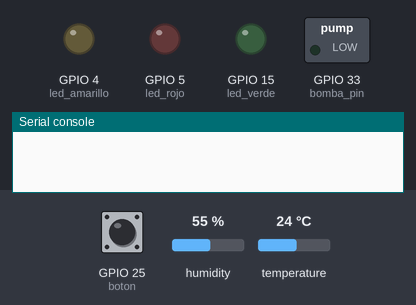
A program run on a simulated ESP32 board running MicroPython. Parts: switched loads named in the program (green lamp = pin HIGH), output pins drawn as LEDs (lit = HIGH), the last lines printed to the serial console. The test bench sets the inputs (shaded band); at power-on: humidity 55 %, GPIO 25 (boton) HIGH, temperature 24 °C.

Above: at 1.2 s.
1.3 s: humidity set to 36 %
4.3 s: humidity set to 33 %
At 7.1 s:
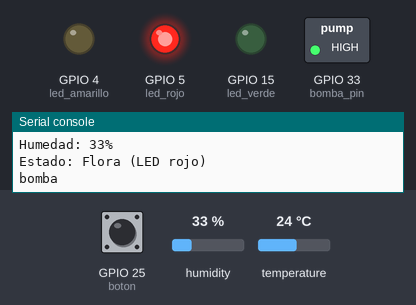
7.5 s: GPIO 25 (boton) pulled LOW for 2.6 s
At 9.5 s:
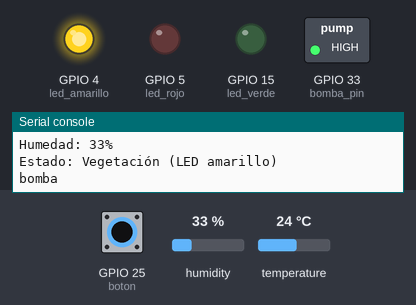
11.6 s: humidity set to 88 %
14.6 s: humidity set to 91 %
At 16.6 s:
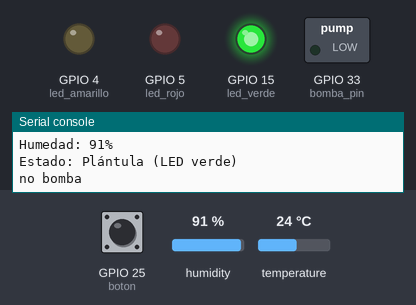
17.6 s: humidity set to 22 %
At 18.9 s:
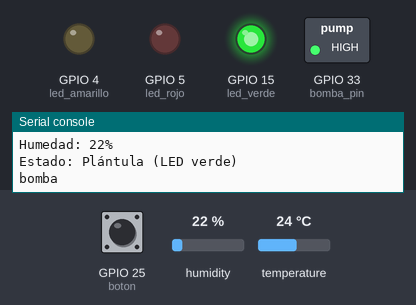
Timing chart, 0 to 20.6 s (numbered marks = the images above; inputs shaded):
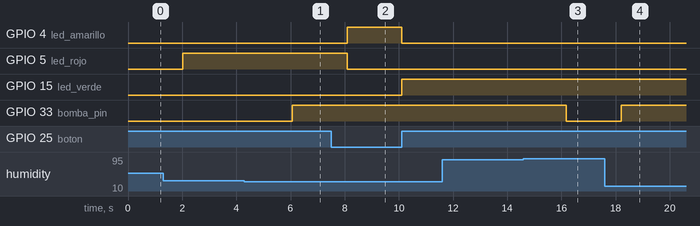

Measured:
- the behaviour switches between 35 and 34 % on humidity (found by bisection; images 0 and 1)
- the behaviour switches between 89 and 90 % on humidity (found by bisection; images 2 and 3)
- after the input at 4.3 s, GPIO 33 (bomba_pin): LOW → HIGH after 1.8 s
- after the input at 7.5 s, GPIO 4 (led_amarillo): LOW → HIGH after 0.59 s, → LOW 2.0 s later; GPIO 5 (led_rojo): HIGH → LOW after 0.59 s; GPIO 15 (led_verde): LOW → HIGH after 2.6 s
- after the input at 14.6 s, GPIO 33 (bomba_pin): HIGH → LOW after 1.6 s
- after the input at 17.6 s, GPIO 33 (bomba_pin): LOW → HIGH after 0.61 s

The program:

SensorHumedad.py
```python
from machine import Pin
from time import sleep

import dht

# Configuración de pines
sensor = dht.DHT11(Pin(32))
boton = Pin(25, Pin.IN, Pin.PULL_UP)
led_rojo = Pin(5, Pin.OUT)
led_amarillo = Pin(4, Pin.OUT)
led_verde = Pin(15, Pin.OUT)
bomba_pin = Pin(33, Pin.OUT)  # Pin para la bomba de agua

# Inicialización de variables
bandera = 0
humedad = 0
bomba_agua = 0

while True:
    sleep(2)
    # Detecta si el botón está presionado
    if boton.value() == 0:
        print("boton")
        # Cambia el estado de bandera en ciclo
        if bandera == 0:
            bandera = 1
        elif bandera == 1:
            bandera = 2
        elif bandera == 2:
            bandera = 0

    try:
        # Medir humedad y temperatura
        sensor.measure()
        humedad = sensor.humidity()
        print(f'Humedad: {humedad}%')

        # Control de LEDs y bomba según el estado de la bandera
        if bandera == 0:  # Sistema en flora
            led_rojo.on()
            led_amarillo.off()
            led_verde.off()
            print("Estado: Flora (LED rojo)")
            if  humedad < 35:
                bomba_pin.on()
                print("bomba")
            else:
                bomba_pin.off()
                print("no bomba")


        elif bandera == 1:  # Sistema en vegetación
            led_rojo.off()
            led_amarillo.on()
            led_verde.off()
            print("Estado: Vegetación (LED amarillo)")
            if humedad < 40:
                print("bomba")
            else:
                bomba_pin.off()
                print("no bomba")


        elif bandera == 2:  # Sistema en plántula
            led_rojo.off()
            led_amarillo.off()
            led_verde.on()
            print("Estado: Plántula (LED verde)")
            if humedad < 90:
                bomba_pin.on()
                print("bomba")
            else:
                bomba_pin.off()
                print("no bomba")

    except OSError as e:
        print(f"Error al leer el sensor: {e}")


     
```
